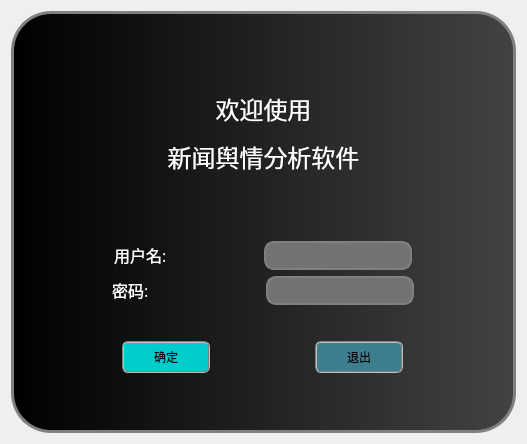
<?xml version="1.0" encoding="UTF-8"?>
<ui version="4.0">
 <class>Form</class>
 <widget class="QWidget" name="Form">
  <property name="geometry">
   <rect>
    <x>0</x>
    <y>0</y>
    <width>527</width>
    <height>444</height>
   </rect>
  </property>
  <property name="font">
   <font>
    <family>微软雅黑</family>
   </font>
  </property>
  <property name="windowTitle">
   <string>Login</string>
  </property>
  <property name="styleSheet">
   <string notr="true">#Form {
	color: rgb(255, 255, 255);
padding:2px 2px;
border:0px solid gray;
border-radius:40px;
}
 
#frame {
	
border: 3px solid gray;
border-radius: 40px;
background: QLinearGradient(x1: 0, y1: 0, x2: 1, y2: 0, stop: 0 #000000, stop: 1 #434343);
}


QLineEdit{
padding: 2px;

border: 2px solid gray;
border-radius: 10px;

}

*{
font-families:&quot;微软雅黑&quot;;
}

</string>
  </property>
  <layout class="QVBoxLayout" name="verticalLayout_2">
   <item>
    <widget class="QFrame" name="frame">
     <property name="font">
      <font>
       <family>微软雅黑</family>
      </font>
     </property>
     <property name="styleSheet">
      <string notr="true">color: rgb(255, 255, 255);</string>
     </property>
     <property name="frameShape">
      <enum>QFrame::StyledPanel</enum>
     </property>
     <property name="frameShadow">
      <enum>QFrame::Raised</enum>
     </property>
     <layout class="QVBoxLayout" name="verticalLayout_3">
      <item>
       <layout class="QVBoxLayout" name="verticalLayout">
        <item>
         <layout class="QHBoxLayout" name="horizontalLayout_6">
          <property name="topMargin">
           <number>20</number>
          </property>
          <property name="bottomMargin">
           <number>60</number>
          </property>
          <item>
           <widget class="QLabel" name="label_3">
            <property name="sizePolicy">
             <sizepolicy hsizetype="Preferred" vsizetype="Fixed">
              <horstretch>0</horstretch>
              <verstretch>2</verstretch>
             </sizepolicy>
            </property>
            <property name="font">
             <font>
              <family>微软雅黑</family>
              <pointsize>18</pointsize>
             </font>
            </property>
            <property name="text">
             <string>&lt;html&gt;&lt;head/&gt;&lt;body&gt;&lt;p align=&quot;center&quot;&gt;欢迎使用&lt;/p&gt;&lt;p align=&quot;center&quot;&gt;新闻舆情分析软件&lt;/p&gt;&lt;/body&gt;&lt;/html&gt;</string>
            </property>
            <property name="alignment">
             <set>Qt::AlignCenter</set>
            </property>
           </widget>
          </item>
         </layout>
        </item>
        <item>
         <layout class="QHBoxLayout" name="horizontalLayout">
          <item>
           <widget class="QLabel" name="label">
            <property name="sizePolicy">
             <sizepolicy hsizetype="Fixed" vsizetype="Fixed">
              <horstretch>0</horstretch>
              <verstretch>0</verstretch>
             </sizepolicy>
            </property>
            <property name="font">
             <font>
              <family>微软雅黑</family>
              <pointsize>12</pointsize>
             </font>
            </property>
            <property name="text">
             <string>用户名:</string>
            </property>
           </widget>
          </item>
          <item>
           <layout class="QHBoxLayout" name="horizontalLayout_9">
            <item>
             <widget class="QLineEdit" name="lineEdit">
              <property name="sizePolicy">
               <sizepolicy hsizetype="Fixed" vsizetype="Fixed">
                <horstretch>0</horstretch>
                <verstretch>0</verstretch>
               </sizepolicy>
              </property>
              <property name="font">
               <font>
                <pointsize>12</pointsize>
               </font>
              </property>
              <property name="styleSheet">
               <string notr="true">background-color: rgb(115, 115, 115);</string>
              </property>
             </widget>
            </item>
           </layout>
          </item>
         </layout>
        </item>
        <item>
         <layout class="QHBoxLayout" name="horizontalLayout_2">
          <item>
           <widget class="QLabel" name="label_2">
            <property name="sizePolicy">
             <sizepolicy hsizetype="Fixed" vsizetype="Fixed">
              <horstretch>0</horstretch>
              <verstretch>0</verstretch>
             </sizepolicy>
            </property>
            <property name="font">
             <font>
              <family>微软雅黑</family>
              <pointsize>12</pointsize>
             </font>
            </property>
            <property name="text">
             <string>密码:</string>
            </property>
           </widget>
          </item>
          <item>
           <layout class="QHBoxLayout" name="horizontalLayout_10">
            <property name="leftMargin">
             <number>22</number>
            </property>
            <item>
             <widget class="QLineEdit" name="lineEdit_2">
              <property name="sizePolicy">
               <sizepolicy hsizetype="Fixed" vsizetype="Fixed">
                <horstretch>0</horstretch>
                <verstretch>0</verstretch>
               </sizepolicy>
              </property>
              <property name="font">
               <font>
                <pointsize>12</pointsize>
               </font>
              </property>
              <property name="styleSheet">
               <string notr="true">background-color: rgb(115, 115, 115);</string>
              </property>
              <property name="echoMode">
               <enum>QLineEdit::Password</enum>
              </property>
             </widget>
            </item>
           </layout>
          </item>
         </layout>
        </item>
        <item>
         <layout class="QHBoxLayout" name="horizontalLayout_4">
          <property name="topMargin">
           <number>30</number>
          </property>
          <item>
           <layout class="QHBoxLayout" name="horizontalLayout_3">
            <property name="leftMargin">
             <number>10</number>
            </property>
            <property name="rightMargin">
             <number>5</number>
            </property>
            <item>
             <widget class="QPushButton" name="pushButton">
              <property name="sizePolicy">
               <sizepolicy hsizetype="Fixed" vsizetype="Fixed">
                <horstretch>0</horstretch>
                <verstretch>0</verstretch>
               </sizepolicy>
              </property>
              <property name="font">
               <font>
                <family>微软雅黑</family>
               </font>
              </property>
              <property name="styleSheet">
               <string notr="true">QPushButton
{
    color:black;
	border:2px groove gray;
	border-radius:6px;
	padding:5px 30px;
	background-color: rgb(0, 204, 204);
}

QPushButton:hover
{
    color:black;
	border:2px groove gray;
	border-radius:6px;
    
	background-color: rgb(85, 255, 255);
}

QPushButton:pressed
{
    color:black;
    background-color:rgb(14 , 135 , 228);
    padding-left:31px;
    padding-top:6px;
}</string>
              </property>
              <property name="text">
               <string>确定</string>
              </property>
             </widget>
            </item>
           </layout>
          </item>
          <item>
           <layout class="QHBoxLayout" name="horizontalLayout_5">
            <property name="leftMargin">
             <number>5</number>
            </property>
            <property name="rightMargin">
             <number>10</number>
            </property>
            <item>
             <widget class="QPushButton" name="pushButton_2">
              <property name="sizePolicy">
               <sizepolicy hsizetype="Fixed" vsizetype="Fixed">
                <horstretch>0</horstretch>
                <verstretch>0</verstretch>
               </sizepolicy>
              </property>
              <property name="font">
               <font>
                <family>微软雅黑</family>
               </font>
              </property>
              <property name="styleSheet">
               <string notr="true">QPushButton
{
	color: rgb(0, 0, 0);
	border:2px groove gray;
	border-radius:6px;
	padding:5px 30px;
	background-color: rgb(61, 126, 143);
}


QPushButton:hover
{
    color: rgb(0, 0, 0);
	border:2px groove gray;
	border-radius:6px;
    background-color:rgb(228 , 240 , 250);
}

QPushButton:pressed
{
    color: rgb(0, 0, 0);
    background-color:rgb(14 , 135 , 228);
    padding-left:31px;
    padding-top:6px;
}</string>
              </property>
              <property name="text">
               <string>退出</string>
              </property>
             </widget>
            </item>
           </layout>
          </item>
         </layout>
        </item>
       </layout>
      </item>
     </layout>
    </widget>
   </item>
  </layout>
 </widget>
 <resources/>
 <connections/>
</ui>
